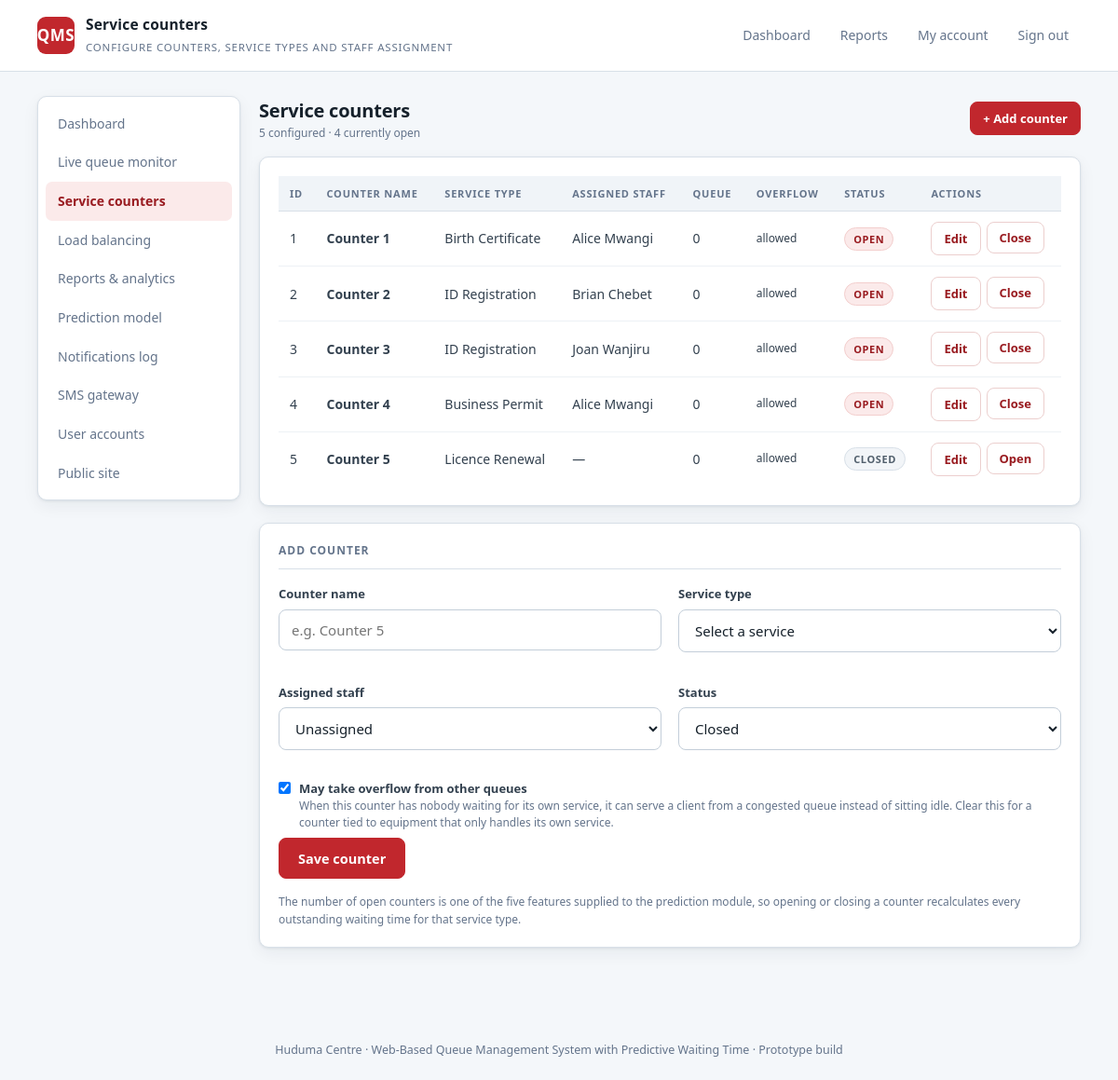
The page /admin/counters.php (signed in) on the database its author committed.
### tables this page shows
CREATE TABLE service_counter (
    counter_id        INT AUTO_INCREMENT PRIMARY KEY,
    counter_name      VARCHAR(60)  NOT NULL,
    service_type      VARCHAR(80)  NOT NULL,
    status            ENUM('open','closed') NOT NULL DEFAULT 'closed',
     
     
     
    overflow_enabled  TINYINT(1) NOT NULL DEFAULT 1,
    assigned_staff_id INT DEFAULT NULL,
    CONSTRAINT fk_counter_staff FOREIGN KEY (assigned_staff_id)
        REFERENCES user (user_id) ON DELETE SET NULL,
    INDEX idx_counter_service (service_type, status)
);

CREATE TABLE user (
    user_id        INT AUTO_INCREMENT PRIMARY KEY,
    full_name      VARCHAR(120)  NOT NULL,
    phone_number   VARCHAR(20)   NOT NULL,
    email          VARCHAR(120)  DEFAULT NULL,
    password_hash  VARCHAR(255)  DEFAULT NULL,
    role           ENUM('client','staff','admin') NOT NULL DEFAULT 'client',
    created_at     DATETIME      NOT NULL DEFAULT CURRENT_TIMESTAMP,
    INDEX idx_user_phone (phone_number),
     
     
     
    staff_email    VARCHAR(120)  AS (IF(role IN ('staff','admin'), email, NULL)) STORED,
    UNIQUE KEY uq_staff_email (staff_email),
    INDEX idx_user_email (email)
);

### includes/helpers.php (called while the page is built, shortened)
<?php
require_once __DIR__ . '/db.php';
function e(?string $s): string
{
    return htmlspecialchars((string)$s, ENT_QUOTES, 'UTF-8');
}

### includes/auth.php (called while the page is built, shortened)
<?php
require_once __DIR__ . '/helpers.php';
function auth_user(): ?array
{
    return $_SESSION['user'] ?? null;
}

### includes/db.php (called while the page is built, shortened)
<?php
function db(): PDO
{
    static $pdo = null;
    if ($pdo === null) {
        $dsn = sprintf('mysql:host=%s;dbname=%s;charset=utf8mb4', DB_HOST, DB_NAME);
        try {
            $pdo = new PDO($dsn, DB_USER, DB_PASS, [
                PDO::ATTR_ERRMODE            => PDO::ERRMODE_EXCEPTION,
                PDO::ATTR_DEFAULT_FETCH_MODE => PDO::FETCH_ASSOC,
                PDO::ATTR_EMULATE_PREPARES   => false,
            ]);
        } catch (PDOException $e) {
            http_response_code(500);
            die('Database connection failed. Check config/config.php. '
                . (APP_DEBUG ? htmlspecialchars($e->getMessage()) : ''));
        }
    }
    return $pdo;
}
function q(string $sql, array $params = []): PDOStatement
{
    $stmt = db()->prepare($sql);
    $stmt->execute($params);
    return $stmt;
}
function q_all(string $sql, array $params = []): array
{
    return q($sql, $params)->fetchAll();
}

### admin/counters.php (the view, shortened to what this page needs)
<?php
require_once __DIR__ . '/../includes/layout.php';
$editing = null;
$counters = q_all(
    'SELECT sc.*, u.full_name AS staff_name,
            (SELECT COUNT(*) FROM queue_entry qe
              WHERE qe.counter_id = sc.counter_id
                AND qe.status IN ("waiting","checked_in","called","in_service")) AS load_count
       FROM service_counter sc
  LEFT JOIN user u ON u.user_id = sc.assigned_staff_id
   ORDER BY sc.counter_id');
$openCount = 0;
foreach ($counters as $c) {
    if ($c['status'] === 'open') {
        $openCount++;
    }
}
page_head('Service counters', 'counters', [
    'heading'    => 'Service counters',
    'subheading' => 'Configure counters, service types and staff assignment',
]);
?>
<div class="side-layout">
  <nav class="sidenav">
    <a href="dashboard.php">Dashboard</a>
    <a href="monitor.php">Live queue monitor</a>
    <a class="on" href="counters.php">Service counters</a>
    <a href="balancing.php">Load balancing</a>
    <a href="reports.php">Reports &amp; analytics</a>
    <a href="model.php">Prediction model</a>
    <a href="notifications.php">Notifications log</a>
    <a href="gateway.php">SMS gateway</a>
    <a href="users.php">User accounts</a>
    <a href="../index.php">Public site</a>
  </nav>
  <div>
    <div style="display:flex; justify-content:space-between; align-items:center; margin-bottom:16px;">
      <div>
        <div class="page-title" style="font-size:20px;">Service counters</div>
        <div class="tiny muted"><?= count($counters) ?> configured &middot;
          <?= $openCount ?> currently open</div>
      </div>
      <a class="btn sm" href="counters.php#form">+ Add counter</a>
    </div>
    <div class="panel">
      <table>
        <thead><tr>
          <th>ID</th><th>Counter name</th><th>Service type</th><th>Assigned staff</th>
          <th>Queue</th><th>Overflow</th><th>Status</th><th>Actions</th>
        </tr></thead>
        <tbody>
        <?php foreach ($counters as $c): ?>
          <tr>
            <td><?= (int)$c['counter_id'] ?></td>
            <td><b><?= e($c['counter_name']) ?></b></td>
            <td><?= e($c['service_type']) ?></td>
            <td><?= e($c['staff_name'] ?? '—') ?></td>
            <td><?= (int)$c['load_count'] ?></td>
            <td class="tiny">
              <?= (int)($c['overflow_enabled'] ?? 1) === 1
                    ? 'allowed'
                    : '<span class="muted">own service only</span>' ?>
            </td>
            <td><?= badge($c['status']) ?></td>
            <td>
              <div style="display:flex; gap:6px;">
                <a class="btn ghost sm" href="counters.php?edit=<?= (int)$c['counter_id'] ?>#form">Edit</a>
                <form method="post" style="display:inline;">
                  <button class="btn ghost sm" name="action" value="toggle">
                    <?= $c['status'] === 'open' ? 'Close' : 'Open' ?>
                  </button>
                </form>
              </div>
            </td>
          </tr>
        <?php endforeach; ?>
        </tbody>
      </table>
    </div>
    <div class="panel" id="form">
      <h2><?= $editing ? 'Edit counter' : 'Add counter' ?></h2>
      <form method="post">
        <div class="grid g2">
          <div>
            <label for="counter_name">Counter name</label>
            <input type="text" id="counter_name" name="counter_name" required
                   value="<?= e($editing['counter_name'] ?? '') ?>"
                   placeholder="e.g. Counter 5">
          </div>
          <div>
            <label for="service_type">Service type</label>
            <select id="service_type" name="service_type" required>
              <option value="">Select a service</option>
            </select>
          </div>
          <div>
            <label for="assigned_staff_id">Assigned staff</label>
            <select id="assigned_staff_id" name="assigned_staff_id">
              <option value="">Unassigned</option>
            </select>
          </div>
          <div>
            <label for="status">Status</label>
            <select id="status" name="status">
              <option value="closed" <?= ($editing['status'] ?? 'closed') === 'closed' ? 'selected' : '' ?>>Closed</option>
            </select>
          </div>
        </div>
        <div class="mt">
          <label style="display:flex; align-items:flex-start; gap:9px;
                        font-weight:400; cursor:pointer;">
            <input type="checkbox" name="overflow_enabled" value="1"
                   style="margin-top:3px;"
                   <?= (int)($editing['overflow_enabled'] ?? 1) === 1 ? 'checked' : '' ?>>
            <span>
              <b>May take overflow from other queues</b>
              <span class="tiny muted" style="display:block;">
                When this counter has nobody waiting for
                <?= e($editing['service_type'] ?? 'its own service') ?>, it can
                serve a client from a congested queue instead of sitting idle.
                Clear this for a counter tied to equipment that only handles
                its own service.
              </span>
            </span>
          </label>
        </div>
        <div class="btn-row">
          <button class="btn" name="action" value="save">Save counter</button>
        </div>
      </form>
      <p class="tiny muted mt">
        The number of open counters is one of the five features supplied to the
        prediction module, so opening or closing a counter recalculates every
        outstanding waiting time for that service type.
      </p>
    </div>
  </div>
</div>
<?php page_foot(); ?>

### includes/layout.php (shortened to what this page needs)
<?php
require_once __DIR__ . '/helpers.php';
require_once __DIR__ . '/auth.php';
function base_url(): string
{
    return defined('QMS_ROOT') ? QMS_ROOT : './';
}
function page_head(string $title, string $active = '', array $opts = []): void
{
    $root = base_url();
    $user = auth_user();
    ?><!DOCTYPE html>
<html lang="en">
<head>
<link rel="stylesheet" href="<?= e($root) ?>assets/css/style.css">
</head>
<body>
<header class="topbar" role="banner">
  <div class="topbar-inner">
    <a class="brand" href="<?= e($root) ?>index.php">
      <span class="brand-mark">QMS</span>
      <span>
        <span class="brand-name"><?= e($opts['heading'] ?? 'Queue Management System') ?></span><br>
        <span class="brand-sub"><?= e($opts['subheading'] ?? CENTRE_NAME) ?></span>
      </span>
    </a>
    <nav class="nav" aria-label="Primary">
      <?php if ($user && $user['role'] === 'staff'): ?>
        <a href="<?= e($root) ?>staff/counter.php" class="<?= $active === 'counter' ? 'on' : '' ?>"<?= $active === 'counter' ? ' aria-current="page"' : '' ?>>My counter</a>
        <a href="<?= e($root) ?>account.php" class="<?= $active === 'account' ? 'on' : '' ?>"<?= $active === 'account' ? ' aria-current="page"' : '' ?>>My account</a>
        <a href="<?= e($root) ?>index.php">Public site</a>
        <a href="<?= e($root) ?>logout.php">Sign out</a>
      <?php elseif ($user && $user['role'] === 'admin'): ?>
        <a href="<?= e($root) ?>admin/dashboard.php" class="<?= $active === 'dashboard' ? 'on' : '' ?>"<?= $active === 'dashboard' ? ' aria-current="page"' : '' ?>>Dashboard</a>
        <a href="<?= e($root) ?>admin/reports.php" class="<?= $active === 'reports' ? 'on' : '' ?>"<?= $active === 'reports' ? ' aria-current="page"' : '' ?>>Reports</a>
        <a href="<?= e($root) ?>account.php" class="<?= $active === 'account' ? 'on' : '' ?>"<?= $active === 'account' ? ' aria-current="page"' : '' ?>>My account</a>
        <a href="<?= e($root) ?>logout.php">Sign out</a>
      <?php endif; ?>
    </nav>
  </div>
</header>
<main id="main-content" tabindex="-1" class="wrap <?= !empty($opts['narrow']) ? 'wrap-narrow' : '' ?>">
<?php
}
function page_foot(): void
{
    ?>
</main>
<footer class="foot">
  <?= e(CENTRE_NAME) ?> &middot; Web-Based Queue Management System with Predictive
  Waiting Time &middot; Prototype build
</footer>
</body>
</html>
<?php
}
function badge(string $status): string
{
    return '<span class="badge ' . e($status) . '">'
        . e(strtoupper(str_replace('_', ' ', $status))) . '</span>';
}

### assets/css/style.css (style rules this page uses)
:root { --ink: #16212b; --muted: #64748b; --line: #d8e0e8; --bg: #f4f7fa; --panel: #ffffff; --brand: #c1272d; --brand-dk: #991b20; --brand-lt: #fbeaea; --accent: #b4531f; --danger: #8a1f16; --ok: #12603f; --warn: #8a6412; --radius: 10px; --shadow: 0 1px 3px rgba(16,32,48,.08), 0 6px 18px rgba(16,32,48,.06); }
* { box-sizing: border-box; margin: 0; padding: 0; }
body { font-family: "Segoe UI", system-ui, -apple-system, Roboto, Arial, sans-serif; background: var(--bg); color: var(--ink); line-height: 1.55; font-size: 15px; }
a { color: var(--brand); }
.topbar { background: var(--panel); border-bottom: 1px solid var(--line); position: sticky; top: 0; z-index: 20; }
.topbar-inner { max-width: 1160px; margin: 0 auto; padding: 14px 20px; display: flex; align-items: center; justify-content: space-between; gap: 20px; }
.brand { display: flex; align-items: center; gap: 12px; text-decoration: none; color: inherit; }
.brand-mark { width: 40px; height: 40px; border-radius: 9px; background: var(--brand); color: #fff; display: flex; align-items: center; justify-content: center; font-weight: 700; font-size: 17px; letter-spacing: .5px; flex: none; }
.brand-name { font-weight: 700; font-size: 15.5px; letter-spacing: .2px; }
.brand-sub { font-size: 11.5px; color: var(--muted); text-transform: uppercase; letter-spacing: .8px; }
.nav { display: flex; gap: 6px; flex-wrap: wrap; }
.nav a { padding: 7px 13px; border-radius: 7px; text-decoration: none; color: var(--muted); font-size: 14px; font-weight: 500; }
.wrap { max-width: 1160px; margin: 0 auto; padding: 26px 20px 60px; }
.page-title { font-size: 25px; font-weight: 700; letter-spacing: -.2px; }
.panel { background: var(--panel); border: 1px solid var(--line); border-radius: var(--radius); padding: 20px; box-shadow: var(--shadow); margin-bottom: 18px; }
.panel h2 { font-size: 12px; text-transform: uppercase; letter-spacing: 1px; color: var(--muted); font-weight: 700; padding-bottom: 10px; margin-bottom: 16px; border-bottom: 1px solid var(--line); }
.grid { display: grid; gap: 18px; }
.g2 { grid-template-columns: repeat(2, minmax(0,1fr)); }
label { display: block; font-size: 13px; font-weight: 600; margin-bottom: 6px; color: #33414f; }
input[type=text], input[type=tel], input[type=email], input[type=password], select, textarea { width: 100%; padding: 11px 13px; font-size: 15px; font-family: inherit; border: 1px solid #c3ced9; border-radius: 8px; background: #fff; color: var(--ink); margin-bottom: 15px; transition: border-color .12s, box-shadow .12s; }
.btn { display: inline-flex; align-items: center; justify-content: center; gap: 8px; padding: 11px 20px; border-radius: 8px; border: 1px solid var(--brand); background: var(--brand); color: #fff; font-size: 14.5px; font-weight: 600; font-family: inherit; cursor: pointer; text-decoration: none; }
.btn.ghost { background: #fff; color: var(--brand-dk); border-color: #eccfce; }
.btn.sm { padding: 7px 13px; font-size: 13px; }
.btn-row { display: flex; gap: 10px; flex-wrap: wrap; }
table { width: 100%; border-collapse: collapse; font-size: 14px; }
th { text-align: left; padding: 10px 12px; background: #f0f4f8; font-size: 11px; text-transform: uppercase; letter-spacing: .8px; color: var(--muted); font-weight: 700; border-bottom: 1px solid var(--line); }
td { padding: 11px 12px; border-bottom: 1px solid #edf1f5; color: #33414f; }
tr:last-child td { border-bottom: none; }
.badge { display: inline-block; padding: 3px 9px; border-radius: 20px; font-size: 11px; font-weight: 700; text-transform: uppercase; letter-spacing: .6px; border: 1px solid; }
.badge.open { background:var(--brand-lt); color:var(--brand-dk); border-color:#f3cecd; }
.badge.closed { background:#f2f5f8; color:#52606d; border-color:#d8e0e8; }
.side-layout { display: grid; grid-template-columns: 218px 1fr; gap: 20px; align-items: start; }
.sidenav { background: var(--panel); border: 1px solid var(--line); border-radius: var(--radius); padding: 8px; box-shadow: var(--shadow); position: sticky; top: 90px; }
.sidenav a { display: block; padding: 10px 13px; border-radius: 7px; text-decoration: none; color: var(--muted); font-size: 14px; font-weight: 500; }
.sidenav a.on { background: var(--brand-lt); color: var(--brand-dk); font-weight: 600; }
.foot { text-align: center; color: var(--muted); font-size: 12.5px; padding: 22px 0; }
.muted { color: var(--muted); }
.tiny { font-size: 12px; }
.mt { margin-top: 16px; }

### rows shown on the page
service_counter: counter_id "1", counter_name "Counter 1", service_type "Birth Certificate", assigned_staff.full_name "Alice Mwangi", load_count "0", overflow_enabled "allowed", status "OPEN", shows "Close"
service_counter: counter_id "2", counter_name "Counter 2", service_type "ID Registration", assigned_staff.full_name "Brian Chebet", load_count "0", overflow_enabled "allowed", status "OPEN", shows "Close"
service_counter: counter_id "3", counter_name "Counter 3", service_type "ID Registration", assigned_staff.full_name "Joan Wanjiru", load_count "0", overflow_enabled "allowed", status "OPEN", shows "Close"
service_counter: counter_id "4", counter_name "Counter 4", service_type "Business Permit", assigned_staff.full_name "Alice Mwangi", load_count "0", overflow_enabled "allowed", status "OPEN", shows "Close"
service_counter: counter_id "5", counter_name "Counter 5", service_type "Licence Renewal", staff_name "—", load_count "0", overflow_enabled "allowed", status "CLOSED", shows "Open"

### other values the page prints
$opts['heading'] "Service counters"
$opts['subheading'] "CONFIGURE COUNTERS, SERVICE TYPES AND STAFF ASSIGNMENT"
count($counters) "5"
$openCount "4"
$editing['service_type'] "its own service"
CENTRE_NAME "Huduma Centre"
